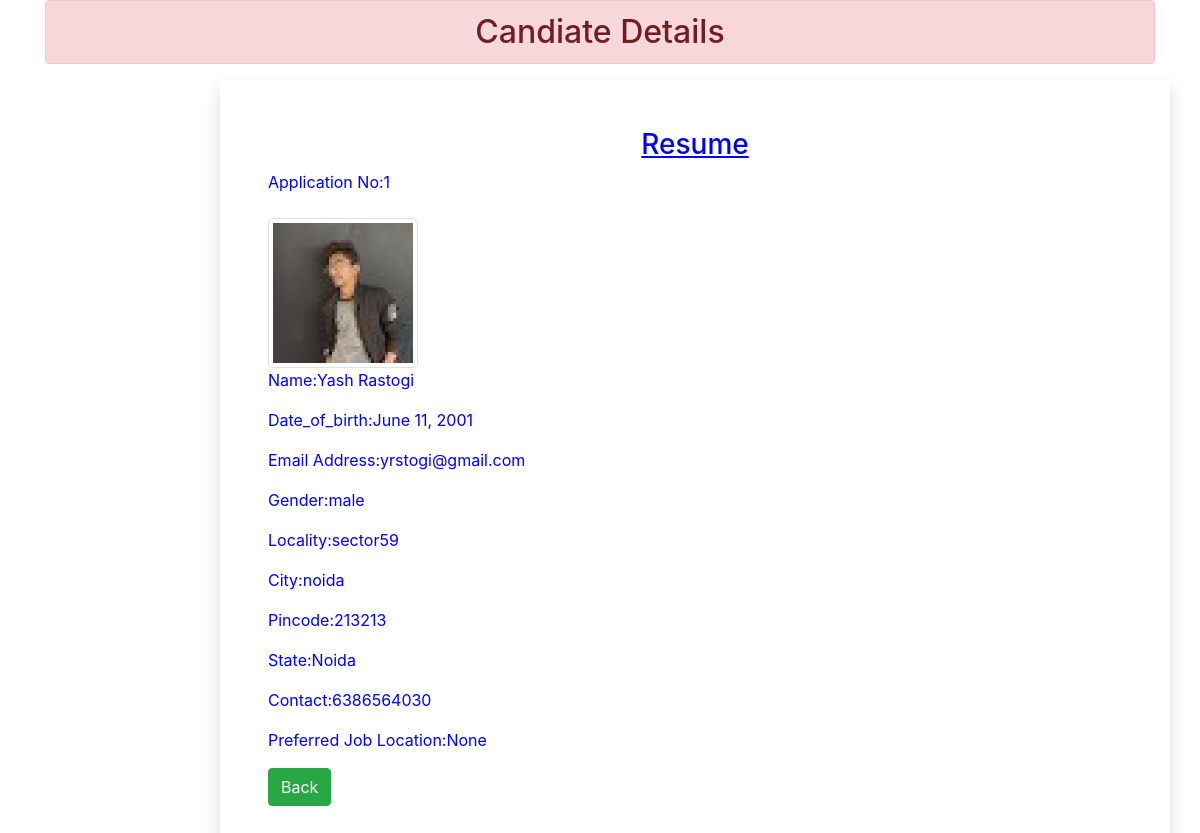
/showup/1, run on the app's committed database.
### VRmaker/models.py (models this page shows)
class Filldetails(models.Model):
    name=models.CharField(max_length=100)
    dob=models.DateField(auto_now=False,auto_now_add=False)
    email=models.EmailField(max_length=100)
    gender=models.CharField(max_length=100)
    locality=models.CharField(max_length=100)
    city=models.CharField(max_length=100)
    pincode=models.IntegerField(null=True)
    state=models.CharField(max_length=100)
    contact=models.IntegerField(null=True)
    preferredJL=models.CharField(max_length=100)
    image=models.ImageField(upload_to="myimage",null=True)

### VRmaker/views.py (the view)
# urls.py: path('showup/<int:id>',views.Showup.as_view(),name='showup'),
class Showup(View):
    def get(self,request,id):
        candidate=Filldetails.objects.get(pk=id)
        return render(request,'VRmaker/showup.html',{'candidates':candidate})

### VRmaker/templates/VRmaker/showup.html (shortened to what this page needs)
{% extends 'VRmaker/base.html' %}
{% load static %}
{% block content %}
<div>
    <h2 class="alert alert-danger text-center">Candiate Details</h2>
</div>
<div class="row">
    <div class="col-sm-10 shadow p-5 offset-sm-2">
        <h3 class="text-center" ><u>Resume</u></h3>
        <p class="text-end">Application No:{{candidates.id}}</p>
        <img src="{{candidates.image.url}}" alt="" width="150" height="150" class="img-fluid img-thumbnail mt-2 float-end">
        <p>Name:{{candidates.name}}</p>
        <p>Date_of_birth:{{candidates.dob}}</p>
        <p>Email Address:{{candidates.email}}</p>
        <p>Gender:{{candidates.gender}}</p>
        <p>Locality:{{candidates.locality}}</p>
        <p>City:{{candidates.city}}</p>
        <p>Pincode:{{candidates.pincode}}</p>
        <p>State:{{candidates.state}}</p>
        <p>Contact:{{candidates.contact}}</p>
        <p>Preferred Job Location:{{candidates.preferredJL}}</p>
        <a href="{% url 'fillup' %}" class="btn btn-success">Back</a>
    </div>
</div>
{% endblock %}

### VRmaker/templates/VRmaker/showup.html (style rules this page uses)
body { background-color: white; color: blue; }

### data on the page
Filldetails: id "1", image (picture), name "Yash Rastogi", dob "June 11, 2001", email "yrstogi@gmail.com", gender "male", locality "sector59", city "noida", pincode "213213", state "Noida", contact "6386564030", preferredJL "None"
